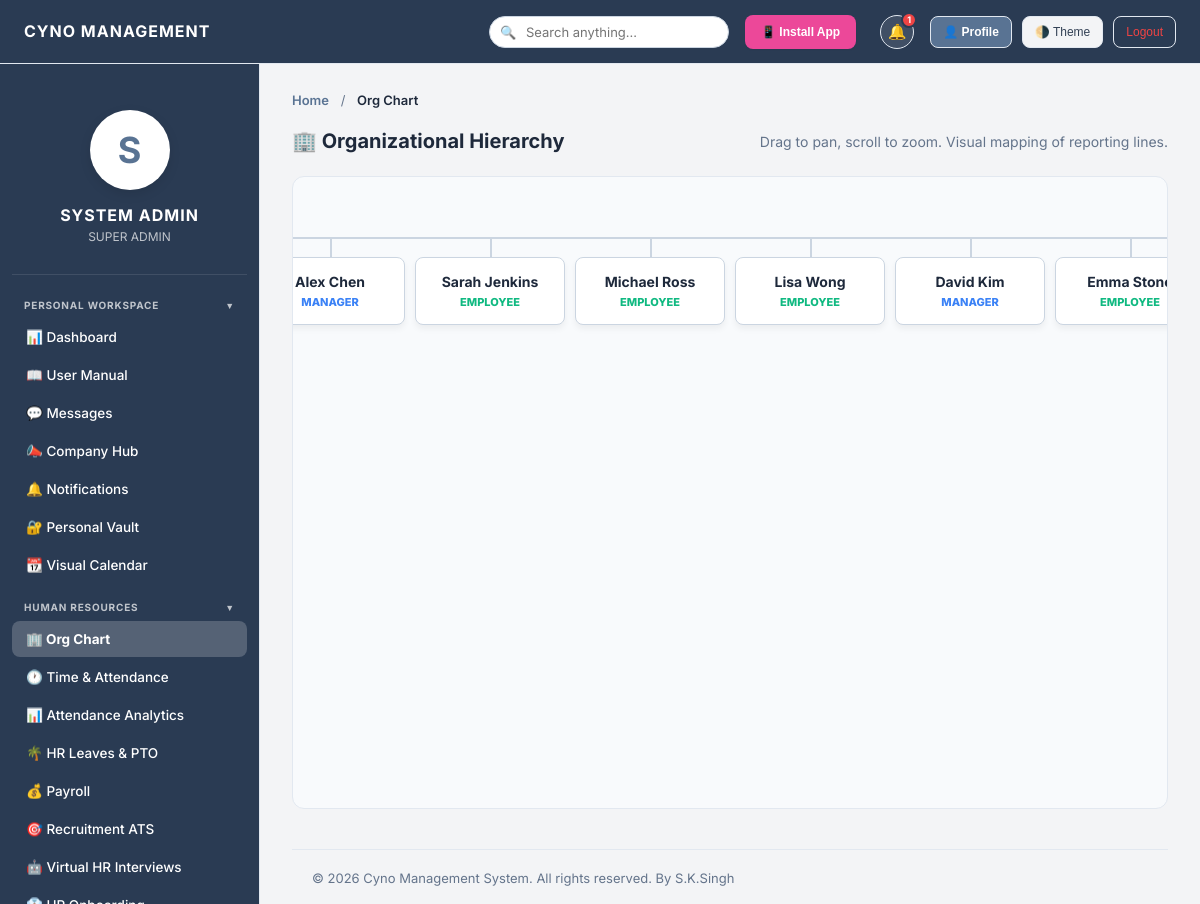
Screenshot of /org_chart.php (signed in) with the database file from the repository.
### tables this page shows
CREATE TABLE users (
        id INTEGER PRIMARY KEY AUTOINCREMENT,
        login_id TEXT UNIQUE NOT NULL,
        password TEXT NOT NULL,
        name TEXT NOT NULL,
        email TEXT UNIQUE NOT NULL,
        role TEXT NOT NULL,
        designation TEXT,
        department TEXT,
        status TEXT DEFAULT 'Active',
        created_at DATETIME DEFAULT CURRENT_TIMESTAMP
    , hourly_rate REAL DEFAULT 0, reports_to TEXT DEFAULT NULL, manager_id TEXT DEFAULT NULL, branch_id TEXT DEFAULT 'Global HQ', api_key TEXT DEFAULT NULL);

### org_chart.php (the view, shortened to what this page needs)
<?php
require_once 'includes/header.php';
require_once 'includes/sidebar.php';
$users = $pdo->query("SELECT login_id, name, role, manager_id FROM users WHERE status = 'Active'")->fetchAll(PDO::FETCH_ASSOC);
$lookup = [];
foreach ($users as $u) {
    $lookup[$u['login_id']] = $u;
    $lookup[$u['login_id']]['children'] = [];
}
$roots = [];
foreach ($lookup as $id => &$u) {
    if (empty($u['manager_id']) || !isset($lookup[$u['manager_id']])) {
        $roots[] = &$u;
    } else {
        $lookup[$u['manager_id']]['children'][] = &$u;
    }
}
function renderTree($nodes) {
    if (empty($nodes)) return '';
    $html = '<ul>';
    foreach ($nodes as $node) {
        $roleColor = $node['role'] === 'Admin' ? '#ef4444' : ($node['role'] === 'Manager' ? '#3b82f6' : '#10b981');
        $html .= '<li>';
        $html .= '<div class="org-card">';
        $html .= '<div class="org-name">'.htmlspecialchars($node['name']).'</div>';
        $html .= '<div class="org-role" style="color:'.$roleColor.'">'.htmlspecialchars($node['role']).'</div>';
        $html .= '</div>';
        $html .= renderTree($node['children']);
        $html .= '</li>';
    }
    $html .= '</ul>';
    return $html;
}
?>
<div class="content-section active">
    <div class="section-header">
        <h2>🏢 Organizational Hierarchy</h2>
        <p style="color:var(--text-muted);">Drag to pan, scroll to zoom. Visual mapping of reporting lines.</p>
    </div>
    <div id="orgChartContainer" style="background:#f8fafc; overflow:hidden; position:relative; border-radius:12px; border:1px solid #e2e8f0; height:70vh; cursor:grab;">
        <div id="orgChartScale" style="transform-origin:0 0; transition:transform 0.1s; padding:40px; display:inline-block; min-width:100%;">
            <div class="org-tree">
                <?= renderTree($roots) ?>
            </div>
        </div>
    </div>
</div>
<?php require_once 'includes/footer.php'; ?>

### assets/css/style.css (style rules this page uses)
:root { --bg-body: #f3f4f6; --bg-header: #2a3b53; --bg-sidebar: #2a3b53; --bg-main: #f3f4f6; --bg-card: #ffffff; --bg-hover: rgba(255, 255, 255, 0.1); --border-card: #e2e8f0; --text-heading: #1e293b; --text-body: #334155; --text-muted: #64748b; --input-bg: #ffffff; --input-border: #cbd5e1; --table-header: #f8fafc; --primary-color: #597393; --primary-hover: #475f7e; --primary-light: rgba(255, 255, 255, 0.15); --success: #10b981; --warning: #f59e0b; --danger: #ef4444; --modal-overlay: rgba(15,23,42,0.6); --shadow-xs: 0 1px 2px 0 rgba(0, 0, 0, 0.05); --shadow-sm: 0 4px 6px -1px rgba(0, 0, 0, 0.05), 0 2px 4px -2px rgba(0, 0, 0, 0.05); --shadow-soft: 0 10px 25px -5px rgba(0, 0, 0, 0.05), 0 8px 10px -6px rgba(0, 0, 0, 0.05); --radius-sm: 8px; --radius-md: 12px; --radius-lg: 16px; --sidebar-w: 260px; --header-h: 64px; }
*, *::before, *::after { margin:0; padding:0; box-sizing:border-box; }
html { font-size:14px; -webkit-font-smoothing:antialiased; }
body { font-family:'Inter',system-ui,sans-serif; background:var(--bg-body); color:var(--text-body); min-height:100vh; overflow:hidden; }
h1,h2,h3,h4,h5,h6 { font-weight:600; color:var(--text-heading); line-height:1.3; }
.content-section.active { display:block; }
.section-header, .header-action { display:flex; justify-content:space-between; align-items:center; margin-bottom:22px; }
.section-header h2, .header-action h2 { font-size:20px; font-weight:700; color:var(--text-heading); margin:0; }
.content-section.active { animation: fadeInUp .35s ease-out; }

### org_chart.php (style rules this page uses)
.org-tree ul { padding-top: 20px; position: relative; transition: all 0.5s; display: flex; justify-content: center; }
.org-tree li { float: left; text-align: center; list-style-type: none; position: relative; padding: 20px 5px 0 5px; transition: all 0.5s; }
.org-tree li::before, .org-tree li::after { content: ''; position: absolute; top: 0; right: 50%; border-top: 2px solid #cbd5e1; width: 50%; height: 20px; }
.org-tree li::after { right: auto; left: 50%; border-left: 2px solid #cbd5e1; }
.org-card { background: white; border: 1px solid #cbd5e1; padding: 15px; border-radius: 8px; box-shadow: 0 4px 6px rgba(0,0,0,0.05); display: inline-block; min-width: 150px; position: relative; z-index: 10; }
.org-name { font-weight: 700; color: #1e293b; font-size: 14px; margin-bottom: 5px; }
.org-role { font-size: 11px; font-weight: 800; text-transform: uppercase; }

### rows the page displays
users: name "Alex Chen", role "MANAGER"
users: name "Sarah Jenkins", role "EMPLOYEE"
users: name "Michael Ross", role "EMPLOYEE"
users: name "Lisa Wong", role "EMPLOYEE"
users: name "David Kim", role "MANAGER"
users: name "Emma…", role "EMPLOYEE"

### other values shown
$GLOBAL_SETTINGS['company_name'] "CYNO MANAGEMENT"
$_notifCount "1"
substr($_SESSION['name'],0,1) "S"
$_SESSION['name'] "SYSTEM ADMIN"
$_SESSION['role'] "SUPER ADMIN"
$pageTitle "Org Chart"
